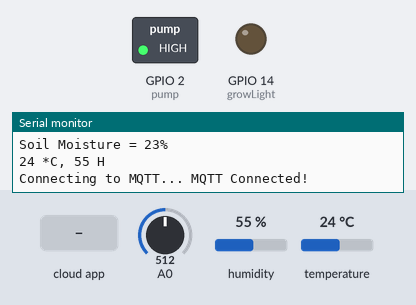
The sketch below on a simulated ESP8266 (NodeMCU). Parts: switched loads named in the sketch (green lamp = pin HIGH), output pins drawn as LEDs (lit = HIGH), the last lines printed to the serial monitor. The inputs (shaded band) are chosen by the test bench; at power-on: A0 = 512, humidity 55 %, temperature 24 °C. WiFi joins after 1.5 s; servers stay silent unless stated; the local clock reads 2024-03-15 10:24:30 at power-on unless the sketch sets it; no MQTT or app messages arrive unless stated.

Above: at 2.7 s.
2.8 s: the phone or cloud app sets GL to ON
At 4.0 s:
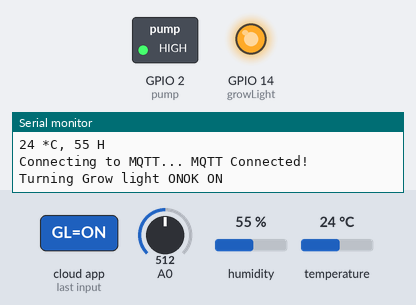
4.3 s: A0 set to 361
18.3 s: A0 set to 333
21.3 s: A0 set to 306
At 34.0 s:
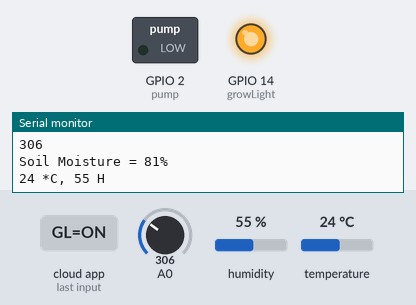
34.3 s: A0 set to 410
48.3 s: A0 set to 429
At 63.9 s:
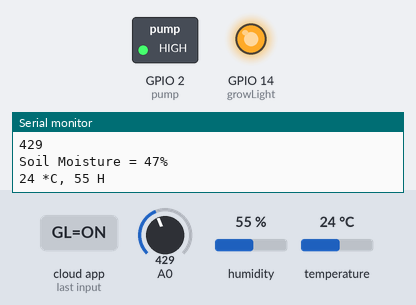
Timing chart, 0 to 64.4 s (numbered marks = the images above; inputs shaded):
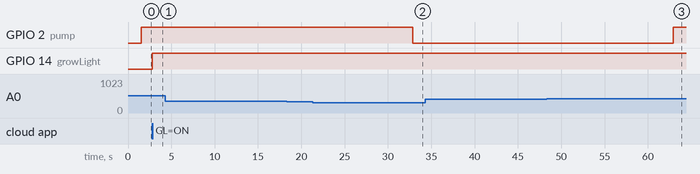

The sketch:

IoT_plant_watering_project.ino
```cpp
#include <ESP8266WiFi.h>
#include "Adafruit_MQTT.h"
#include "Adafruit_MQTT_Client.h"

//---------RTC--------
#include <Wire.h>
#include <ds3231.h>
struct ts t;
// ------DHT11 Sensor---------
#include <SimpleDHT.h>
int pinDHT11 = 0; // D3
SimpleDHT11 dht11(pinDHT11);
byte dhtHumid = 0;  //Stores humidity value
byte dhtTemp = 0; //Stores temperature value

//-------pump Relay Pin-------
int pump = 2; // D4
//--------Grow Light pin--------
int growLight = 14; // D5
//--------Capacitive Soil Moisture sensor------------
const int dry = 595; // value for dry sensor
const int wet = 239; // value for wet sensor

// ---------Config---------
#define WLAN_SSID       "OQFibre-C53JJLQ"   // Wi-Fi name
#define WLAN_PASS       "48971499"    // Wi-Fi password
// Adafruit server
#define AIO_SERVER      "io.adafruit.com"
#define AIO_SERVERPORT  1883
#define AIO_USERNAME    "Essaalansari"
#define AIO_KEY         "aio_qadg37HFD3L0Y9ZKo8Ss7MvNqGr3"

// ---------WifiClient Class for connecting to WiFi and establishing connection to MQTT broker ---------------
WiFiClient client;
Adafruit_MQTT_Client mqtt(&client, AIO_SERVER, AIO_SERVERPORT, AIO_USERNAME, AIO_KEY);

// Topics
Adafruit_MQTT_Publish SM = Adafruit_MQTT_Publish(&mqtt, AIO_USERNAME "/feeds/SM");     // SM = Soil Moisture Topic
Adafruit_MQTT_Publish temp = Adafruit_MQTT_Publish(&mqtt, AIO_USERNAME "/feeds/temp");            // Temperature Topic
Adafruit_MQTT_Publish humidity = Adafruit_MQTT_Publish(&mqtt, AIO_USERNAME "/feeds/humidity");   // Humidity Topic
Adafruit_MQTT_Subscribe onoffbutton = Adafruit_MQTT_Subscribe(&mqtt, AIO_USERNAME "/feeds/GL"); // Grow light Manual On Off topic

void MQTT_connect();

void setup() {
  Serial.begin(115200);
  delay(10);
  Serial.println(F("Essa IoT Project"));
  Wire.begin();
  DS3231_init(DS3231_CONTROL_INTCN); // RTC

  pinMode(pump, OUTPUT);
  pinMode(growLight, OUTPUT);

  // Connect to WiFi access point.
  Serial.println(); Serial.println();
  Serial.print("Connecting to ");

  Serial.println(WLAN_SSID);

  WiFi.begin(WLAN_SSID, WLAN_PASS);
  while (WiFi.status() != WL_CONNECTED) {  // keep printing "." until wifi is connected
    delay(500);
    Serial.print(".");
  }
  Serial.println();
  Serial.println("WiFi is connected");
  Serial.println("IP address: ");
  Serial.println(WiFi.localIP());  // Print IP Local address on serial monitor for debugging purposes

  // Subscribe to pump Topic
  mqtt.subscribe(&onoffbutton);
}

uint32_t x=0;

void loop() {
  //---------RTC------
  DS3231_get(&t);
  int Time = t.hour;
  Serial.println(Time);
  if (Time == 4){
    digitalWrite(growLight, HIGH);
  }

  //------Read soil moisture
  int sensorVal = analogRead(A0); // pin A0 of nodemcu
  Serial.println(sensorVal);
  int SoilMoisture = map(sensorVal, wet, dry, 100, 0); // Converting the Raw analog read values to Percentage (%)
  Serial.print("Soil Moisture = ");
  Serial.print(SoilMoisture);
  Serial.println("%");
  if (SoilMoisture < 50){
    digitalWrite(pump, HIGH); // if soil moisture is below 50% turn the water on
  } else if (SoilMoisture > 70){
    digitalWrite(pump, LOW); // Turn of the Water if soil moisture level is above 70%
  }

  //-----Read data from dht11 sensor and print on Serial monitor----------
  dht11.read(&dhtTemp, &dhtHumid, NULL);
  Serial.print((int)dhtTemp); Serial.print(" *C, ");
  Serial.print((int)dhtHumid); Serial.println(" H");

  // Ensures that the NodeMCU is Connected to the Broker
  MQTT_connect();

  // Reading State of the button on GL topic
  Adafruit_MQTT_Subscribe *subscription;
  while ((subscription = mqtt.readSubscription(5000))) {
    if (subscription == &onoffbutton) {
      Serial.print(F("Turning Grow light "));
      String buttonState = (char *)onoffbutton.lastread;
      Serial.print(buttonState);
      if (buttonState == "ON"){
        digitalWrite(growLight, HIGH); // Grow light ON
        Serial.println("OK ON");
      }
      if (buttonState == "OFF"){
        digitalWrite(growLight, LOW); // Grow light OFF
        Serial.println("OK OFF");
      }
    }
  }

  // Now we can publish Temperature, Humidity and Soil Moisture!
  Serial.print(F("\nSending Temperature and Humidity Data"));
  Serial.print("...");
  if (! temp.publish(dhtTemp)) {  // Publish temperature data to Adafruit Broker
      Serial.println(F("Failed to Publish Temperature"));
    }
       if (! humidity.publish(dhtHumid)) {   // Publish humidity data to Adafruit Broker
      Serial.println(F("Failed to Publish Humidity"));
    }
      if (! SM.publish(SoilMoisture)) {   // Publish humidity data to Adafruit Broker
      Serial.println(F("Failed to Publish Soil Moisture"));
    }
    else {
      Serial.println(F("Published!"));
    }
delay(10000);
}

void MQTT_connect() {
  int8_t ret;
  // Stop if already connected.
  if (mqtt.connected()) {
    return;
  }

  Serial.print("Connecting to MQTT... ");

  uint8_t retries = 3;
  while ((ret = mqtt.connect()) != 0) { // connect will return 0 for connected
       Serial.println(mqtt.connectErrorString(ret));
       Serial.println("Retrying MQTT connection in 5 seconds...");
       mqtt.disconnect();
       delay(5000);  // wait 5 seconds
       retries--;
       if (retries == 0) {
         // basically die and wait for WDT to reset me
         while (1);
       }
  }
  Serial.println("MQTT Connected!");
}
```

Measured:
- the behaviour switches between 418 and 419 on A0 (found by bisection; images 2 and 3)
- after the input at 2.8 s, GPIO 14 (growLight): LOW → HIGH at once
- after the input at 18.3 s, every drawn part: stays the same
- after the input at 48.3 s, GPIO 2 (pump): LOW → HIGH after 14.6 s
